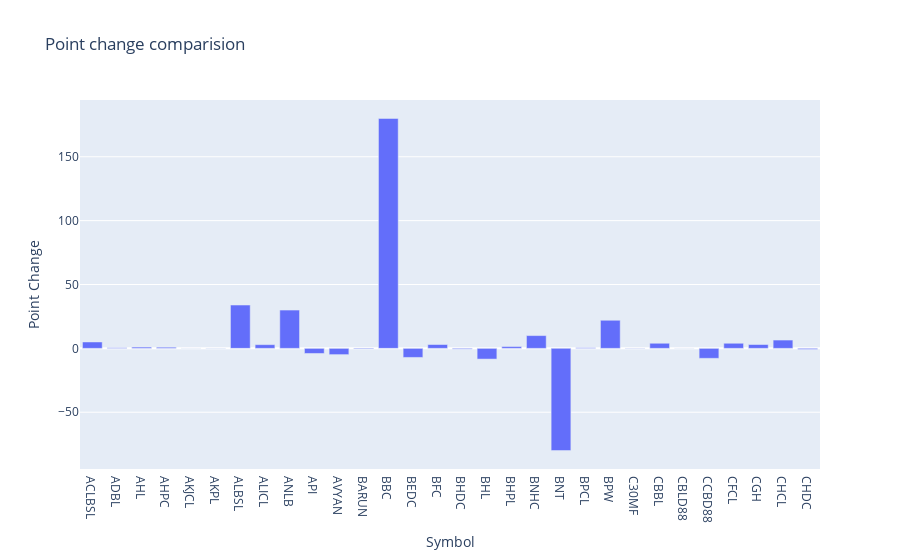

Notebook source saved alongside this figure:
### Code cell
# Point change comparision
import plotly.express as px

fig = px.bar(df[0:30], x='Symbol', y='Point Change',title='Point change comparision')
fig.show()

### Figure 1 — Plotly figure (JSON) as saved in the notebook; plotly's stock layout.template omitted (floating-point values rounded to 4 significant figures)
{"data": [{"alignmentgroup": "True", "hovertemplate": "Symbol=%{x}<br>Point Change=%{y}<extra></extra>", "legendgroup": "", "marker": {"color": "#636efa", "pattern": {"shape": ""}}, "name": "", "offsetgroup": "", "orientation": "v", "showlegend": false, "textposition": "auto", "type": "bar", "x": ["ACLBSL", "ADBL", "AHL", "AHPC", "AKJCL", "AKPL", "ALBSL", "ALICL", "ANLB", "API", "AVYAN", "BARUN", "BBC", "BEDC", "BFC", "BHDC", "BHL", "BHPL", "BNHC", "BNT", "BPCL", "BPW", "C30MF", "CBBL", "CBLD88", "CCBD88", "CFCL", "CGH", "CHCL", "CHDC"], "xaxis": "x", "y": [5, 0.5, 1, 0.9, 0, -0.1, 33.9, 2.9, 30, -4, -4.9, -0.5, 180, -7.1, 3, -0.6, -8.4, 1.4, 10, -80, 0.5, 22, -0.18, 4, 0, -7.8, 4, 3, 6.5, -0.8], "yaxis": "y"}], "layout": {"barmode": "relative", "legend": {"tracegroupgap": 0}, "title": {"text": "Point change comparision"}, "xaxis": {"anchor": "y", "domain": [0, 1], "title": {"text": "Symbol"}}, "yaxis": {"anchor": "x", "domain": [0, 1], "title": {"text": "Point Change"}}}}
